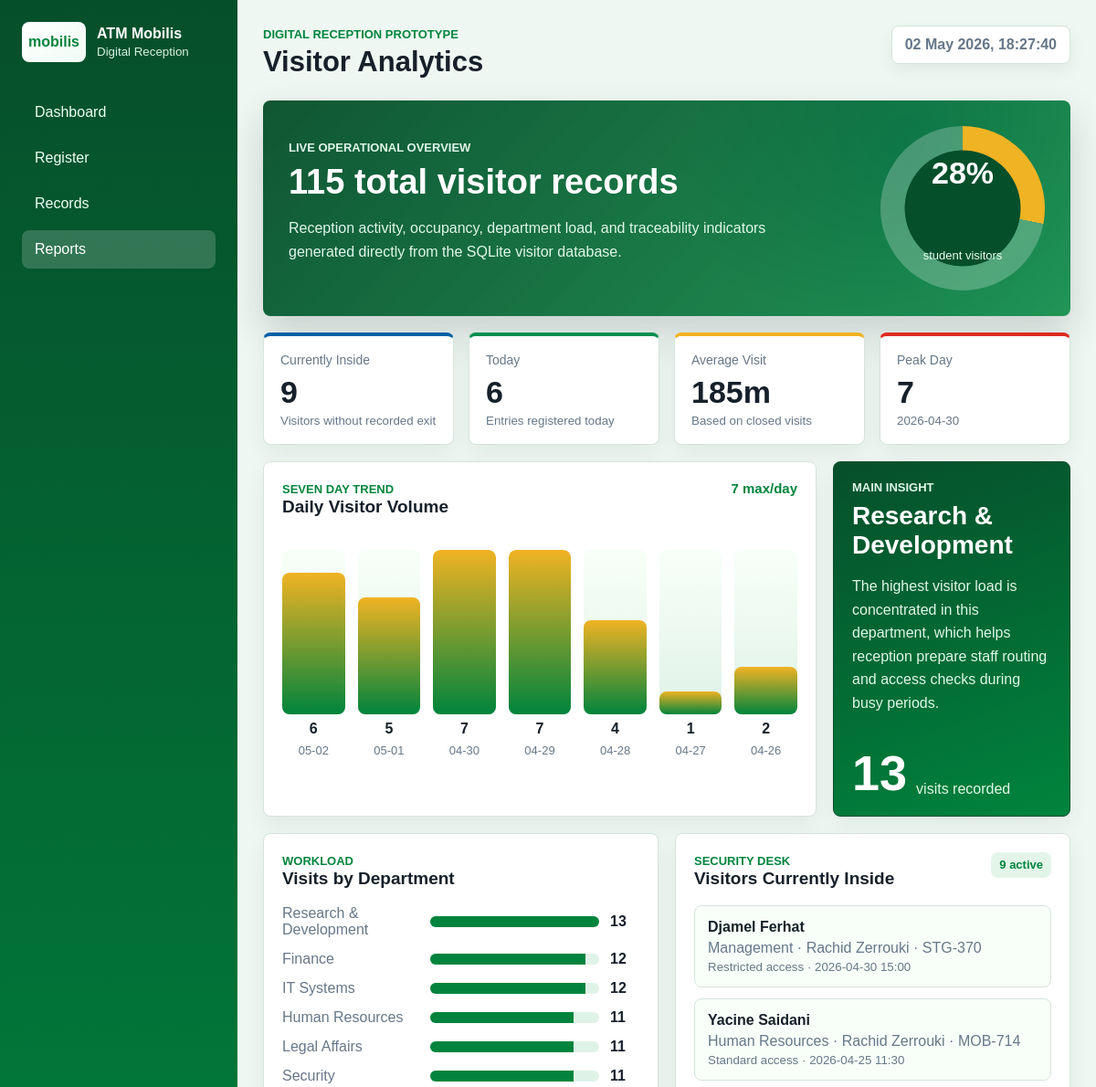
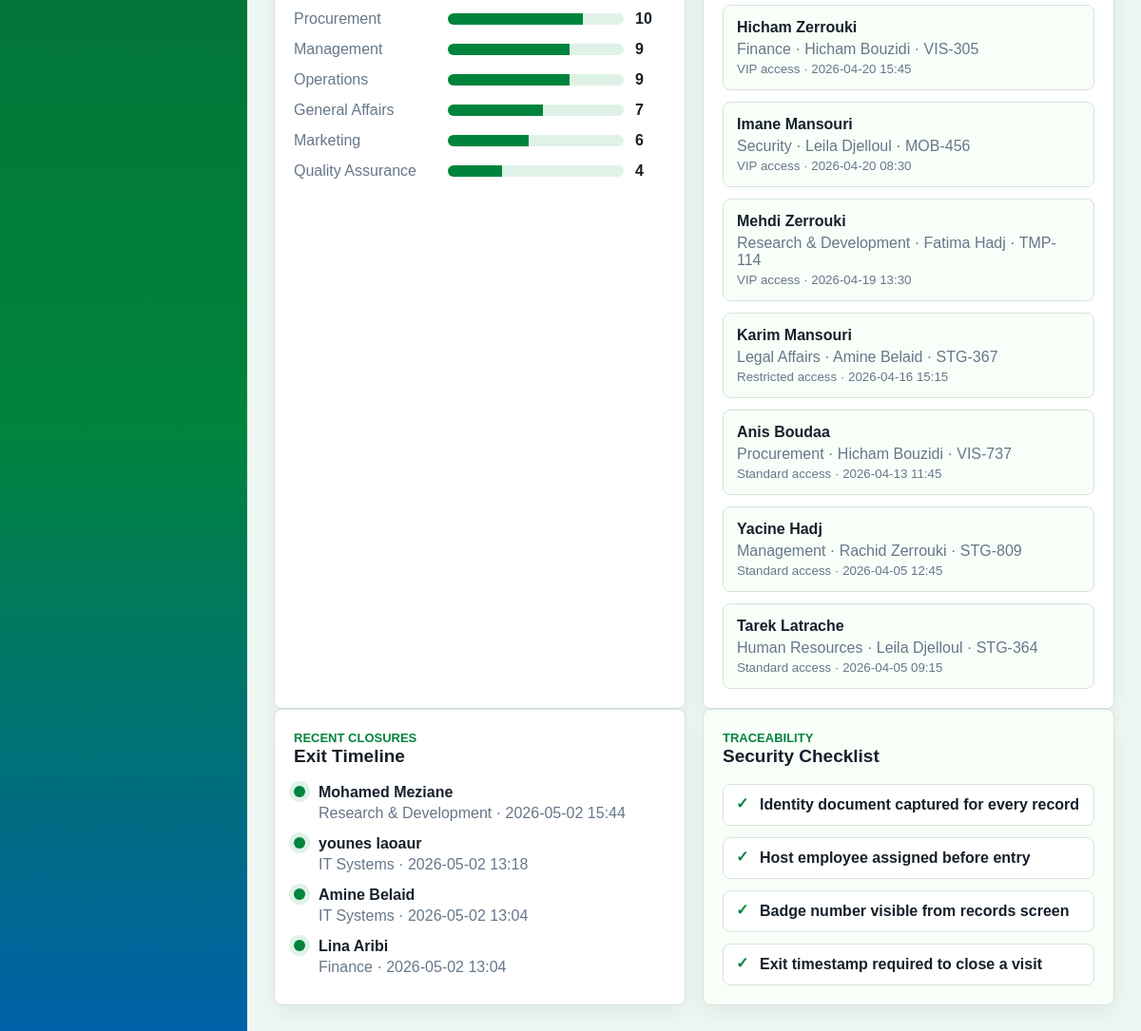
Page /reports on the committed database (2 pictures, top to bottom).
### tables this page shows
CREATE TABLE visitors (
                    visitor_id INTEGER PRIMARY KEY AUTOINCREMENT,
                    first_name TEXT NOT NULL,
                    last_name TEXT NOT NULL,
                    phone_number TEXT,
                    visit_purpose TEXT NOT NULL,
                    department TEXT NOT NULL,
                    entry_time TEXT NOT NULL,
                    exit_time TEXT,
                    is_student INTEGER NOT NULL DEFAULT 0,
                    university TEXT,
                    id_card_number TEXT NOT NULL
                , host_name TEXT, badge_number TEXT, access_level TEXT NOT NULL DEFAULT 'Standard');

### app.py (the view)
@app.route("/reports")
def reports():
    summary = store.report_summary()
    return render_template("reports.html", **summary)

### app.py (called while the page is built)
@app.context_processor
def inject_now():
    return {"now": datetime.now}

### visitor_store.py (called while the page is built)
    def connect(self) -> sqlite3.Connection:
        connection = sqlite3.connect(self.db_path)
        connection.row_factory = sqlite3.Row
        return connection

    def dashboard_stats(self) -> dict[str, int]:
        with self.connect() as connection:
            total = connection.execute("SELECT COUNT(*) FROM visitors").fetchone()[0]
            inside = connection.execute("SELECT COUNT(*) FROM visitors WHERE exit_time IS NULL").fetchone()[0]
            students = connection.execute("SELECT COUNT(*) FROM visitors WHERE is_student = 1").fetchone()[0]
            today = datetime.now().date().isoformat()
            today_count = connection.execute(
                "SELECT COUNT(*) FROM visitors WHERE date(entry_time) = ?",
                (today,),
            ).fetchone()[0]
        return {"total": total, "inside": inside, "students": students, "today": today_count}

    def daily_counts(self) -> list[sqlite3.Row]:
        with self.connect() as connection:
            return list(
                connection.execute(
                    """
                    SELECT date(entry_time) AS day, COUNT(*) AS count
                    FROM visitors
                    GROUP BY date(entry_time)
                    ORDER BY day DESC
                    LIMIT 7
                    """
                )
            )

    def department_counts(self) -> list[sqlite3.Row]:
        with self.connect() as connection:
            return list(
                connection.execute(
                    """
                    SELECT department, COUNT(*) AS count
                    FROM visitors
                    GROUP BY department
                    ORDER BY count DESC, department
                    """
                )
            )

### templates/reports.html (shortened to what this page needs)
{% extends "base.html" %}
{% block heading %}Visitor Analytics{% endblock %}
{% block content %}
<section class="hero-report">
  <div>
    <span class="eyebrow">Live operational overview</span>
    <h2>{{ stats.total }} total visitor records</h2>
    <p>Reception activity, occupancy, department load, and traceability indicators generated directly from the SQLite visitor database.</p>
  </div>
  <div class="hero-meter" style="--value: {{ student_share }}%">
    <strong>{{ student_share }}%</strong>
    <span>student visitors</span>
  </div>
</section>
<section class="stats-grid report-stats">
  <article class="stat accent-blue"><span>Currently Inside</span><strong>{{ stats.inside }}</strong><small>Visitors without recorded exit</small></article>
  <article class="stat accent-teal"><span>Today</span><strong>{{ stats.today }}</strong><small>Entries registered today</small></article>
  <article class="stat accent-gold"><span>Average Visit</span><strong>{{ average_duration }}m</strong><small>Based on closed visits</small></article>
  <article class="stat accent-red"><span>Peak Day</span><strong>{{ peak_day.count if peak_day else 0 }}</strong><small>{{ peak_day.day if peak_day else "No data yet" }}</small></article>
</section>
<section class="analytics-grid">
  <article class="panel chart-panel wide">
    <div class="panel-title">
      <div>
        <span class="eyebrow">Seven day trend</span>
        <h2>Daily Visitor Volume</h2>
      </div>
      <strong>{{ max_daily }} max/day</strong>
    </div>
    <div class="column-chart">
      {% for row in daily %}
      <div class="column">
        <div class="column-track"><i style="height: {{ (row.count / max_daily * 100) | round }}%"></i></div>
        <strong>{{ row.count }}</strong>
        <span>{{ row.day[5:] }}</span>
      </div>
      {% endfor %}
    </div>
  </article>
  <article class="panel insight-panel">
    <span class="eyebrow">Main insight</span>
    <h2>{{ top_department.department if top_department else "No department" }}</h2>
    <p>The highest visitor load is concentrated in this department, which helps reception prepare staff routing and access checks during busy periods.</p>
    <div class="insight-number">
      <strong>{{ top_department.count if top_department else 0 }}</strong>
      <span>visits recorded</span>
    </div>
  </article>
</section>
<section class="report-grid">
  <article class="panel chart-panel">
    <div class="panel-title">
      <div>
        <span class="eyebrow">Workload</span>
        <h2>Visits by Department</h2>
      </div>
    </div>
    <div class="bars">
      {% for row in departments %}
      <div class="bar-row">
        <span>{{ row.department }}</span>
        <div><i style="width: {{ (row.count / max_department * 100) | round }}%"></i></div>
        <strong>{{ row.count }}</strong>
      </div>
      {% endfor %}
    </div>
  </article>
  <article class="panel">
    <div class="panel-title">
      <div>
        <span class="eyebrow">Security desk</span>
        <h2>Visitors Currently Inside</h2>
      </div>
      <span class="badge inside">{{ stats.inside }} active</span>
    </div>
    <div class="active-list">
      {% for visitor in active_rows %}
      <div>
        <strong>{{ visitor.first_name }} {{ visitor.last_name }}</strong>
        <span>{{ visitor.department }} · {{ visitor.host_name or "No host" }} · {{ visitor.badge_number or "No badge" }}</span>
        <small>{{ visitor.access_level }} access · {{ visitor.entry_time.replace("T", " ") }}</small>
      </div>
      {% else %}
      <p class="empty">No active visitors at the moment.</p>
      {% endfor %}
    </div>
  </article>
</section>
<section class="report-grid">
  <article class="panel timeline-panel">
    <div class="panel-title">
      <div>
        <span class="eyebrow">Recent closures</span>
        <h2>Exit Timeline</h2>
      </div>
    </div>
    <div class="timeline">
      {% for visitor in recent_exits %}
      <div>
        <i></i>
        <strong>{{ visitor.first_name }} {{ visitor.last_name }}</strong>
        <span>{{ visitor.department }} · {{ visitor.exit_time.replace("T", " ") }}</span>
      </div>
      {% else %}
      <p class="empty">No exits recorded yet.</p>
      {% endfor %}
    </div>
  </article>
  <article class="panel security-panel">
    <span class="eyebrow">Traceability</span>
    <h2>Security Checklist</h2>
    <ul class="checklist">
      <li>Identity document captured for every record</li>
      <li>Host employee assigned before entry</li>
      <li>Badge number visible from records screen</li>
      <li>Exit timestamp required to close a visit</li>
    </ul>
  </article>
</section>
{% endblock %}

### rows in the picture
visitors: first_name "Djamel", last_name "Ferhat", department "Management", host_name "Rachid Zerrouki", badge_number "STG-370", access_level "Restricted", entry_time.replace "2026-04-30 15:00"
visitors: first_name "Yacine", last_name "Saidani", department "Human Resources", host_name "Rachid Zerrouki", badge_number "MOB-714", access_level "Standard", entry_time.replace "2026-04-25 11:30"
visitors: first_name "Hicham", last_name "Zerrouki", department "Finance", host_name "Hicham Bouzidi", badge_number "VIS-305", access_level "VIP", entry_time.replace "2026-04-20 15:45"
visitors: first_name "Imane", last_name "Mansouri", department "Security", host_name "Leila Djelloul", badge_number "MOB-456", access_level "VIP", entry_time.replace "2026-04-20 08:30"
visitors: first_name "Mehdi", last_name "Zerrouki", department "Research & Development", host_name "Fatima Hadj", badge_number "TMP-114", access_level "VIP", entry_time.replace "2026-04-19 13:30"
visitors: first_name "Karim", last_name "Mansouri", department "Legal Affairs", host_name "Amine Belaid", badge_number "STG-367", access_level "Restricted", entry_time.replace "2026-04-16 15:15"
visitors: first_name "Anis", last_name "Boudaa", department "Procurement", host_name "Hicham Bouzidi", badge_number "VIS-737", access_level "Standard", entry_time.replace "2026-04-13 11:45"
visitors: first_name "Yacine", last_name "Hadj", department "Management", host_name "Rachid Zerrouki", badge_number "STG-809", access_level "Standard", entry_time.replace "2026-04-05 12:45"
visitors: first_name "Tarek", last_name "Latrache", department "Human Resources", host_name "Leila Djelloul", badge_number "STG-364", access_level "Standard", entry_time.replace "2026-04-05 09:15"
visitors: first_name "Mohamed", last_name "Meziane", department "Research & Development", exit_time.replace "2026-05-02 15:44"
visitors: first_name "younes", last_name "laoaur", department "IT Systems", exit_time.replace "2026-05-02 13:18"
visitors: first_name "Amine", last_name "Belaid", department "IT Systems", exit_time.replace "2026-05-02 13:04"
visitors: first_name "Lina", last_name "Aribi", department "Finance", exit_time.replace "2026-05-02 13:04"

### other values in the picture
{{ stats.total }} "115"
{{ student_share }} "28"
{{ stats.inside }} "9"
{{ stats.today }} "6"
{{ average_duration }} "185"
{{ peak_day.count if peak_day else 0 }} "7"
{{ peak_day.day if peak_day else "No data yet" }} "2026-04-30"
{{ max_daily }} "7"
{{ row.count }} "6" "5" "7" "7" "4" "1" "2"
{{ row.day[5:] }} "05-02" "05-01" "04-30" "04-29" "04-28" "04-27" "04-26"
{{ top_department.department if top_department else "No department" }} "Research & Development"
{{ top_department.count if top_department else 0 }} "13"
{{ row.department }} "Research & Development" "Finance" "IT Systems" "Human Resources" "Legal Affairs" "Security" "Procurement" "Management" "Operations" "General Affairs" "Marketing" "Quality Assurance"
{{ row.count }} "13" "12" "12" "11" "11" "11" "10" "9" "9" "7" "6" "4"
